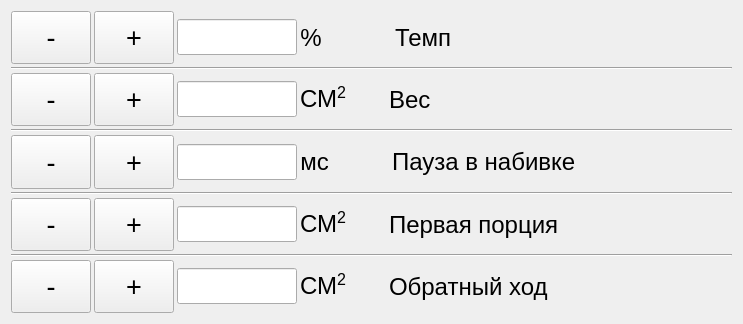
<?xml version="1.0" encoding="UTF-8"?>
<ui version="4.0">
 <class>PortionFrame</class>
 <widget class="QWidget" name="PortionFrame">
  <property name="geometry">
   <rect>
    <x>0</x>
    <y>0</y>
    <width>743</width>
    <height>324</height>
   </rect>
  </property>
  <property name="windowTitle">
   <string>Form</string>
  </property>
  <layout class="QVBoxLayout" name="verticalLayout_2">
   <item>
    <layout class="QVBoxLayout" name="verticalLayout">
     <property name="spacing">
      <number>3</number>
     </property>
     <item>
      <layout class="QHBoxLayout" name="horizontalLayout">
       <item>
        <widget class="QPushButton" name="btnTempMinus">
         <property name="sizePolicy">
          <sizepolicy hsizetype="Minimum" vsizetype="Minimum">
           <horstretch>0</horstretch>
           <verstretch>0</verstretch>
          </sizepolicy>
         </property>
         <property name="font">
          <font>
           <pointsize>20</pointsize>
          </font>
         </property>
         <property name="text">
          <string>-</string>
         </property>
         <property name="autoRepeat">
          <bool>true</bool>
         </property>
         <property name="autoRepeatDelay">
          <number>500</number>
         </property>
        </widget>
       </item>
       <item>
        <widget class="QPushButton" name="btnTempPlus">
         <property name="sizePolicy">
          <sizepolicy hsizetype="Minimum" vsizetype="Minimum">
           <horstretch>0</horstretch>
           <verstretch>0</verstretch>
          </sizepolicy>
         </property>
         <property name="font">
          <font>
           <pointsize>20</pointsize>
          </font>
         </property>
         <property name="text">
          <string>+</string>
         </property>
         <property name="autoRepeat">
          <bool>true</bool>
         </property>
         <property name="autoRepeatDelay">
          <number>500</number>
         </property>
        </widget>
       </item>
       <item>
        <widget class="QClickableLineEdit" name="txtTemp">
         <property name="sizePolicy">
          <sizepolicy hsizetype="Fixed" vsizetype="Fixed">
           <horstretch>1</horstretch>
           <verstretch>0</verstretch>
          </sizepolicy>
         </property>
         <property name="maximumSize">
          <size>
           <width>120</width>
           <height>16777215</height>
          </size>
         </property>
         <property name="font">
          <font>
           <pointsize>18</pointsize>
          </font>
         </property>
        </widget>
       </item>
       <item>
        <widget class="QLabel" name="label">
         <property name="font">
          <font>
           <pointsize>18</pointsize>
          </font>
         </property>
         <property name="text">
          <string>%</string>
         </property>
         <property name="alignment">
          <set>Qt::AlignCenter</set>
         </property>
        </widget>
       </item>
       <item>
        <spacer name="horizontalSpacer_3">
         <property name="orientation">
          <enum>Qt::Horizontal</enum>
         </property>
         <property name="sizeType">
          <enum>QSizePolicy::Fixed</enum>
         </property>
         <property name="sizeHint" stdset="0">
          <size>
           <width>70</width>
           <height>20</height>
          </size>
         </property>
        </spacer>
       </item>
       <item>
        <widget class="QLabel" name="label_2">
         <property name="font">
          <font>
           <pointsize>18</pointsize>
          </font>
         </property>
         <property name="text">
          <string>Темп</string>
         </property>
        </widget>
       </item>
       <item>
        <spacer name="horizontalSpacer">
         <property name="orientation">
          <enum>Qt::Horizontal</enum>
         </property>
         <property name="sizeHint" stdset="0">
          <size>
           <width>40</width>
           <height>20</height>
          </size>
         </property>
        </spacer>
       </item>
      </layout>
     </item>
     <item>
      <widget class="Line" name="line">
       <property name="orientation">
        <enum>Qt::Horizontal</enum>
       </property>
      </widget>
     </item>
     <item>
      <layout class="QHBoxLayout" name="horizontalLayout_2">
       <item>
        <widget class="QPushButton" name="btnMassMinus">
         <property name="sizePolicy">
          <sizepolicy hsizetype="Minimum" vsizetype="Minimum">
           <horstretch>0</horstretch>
           <verstretch>0</verstretch>
          </sizepolicy>
         </property>
         <property name="font">
          <font>
           <pointsize>20</pointsize>
          </font>
         </property>
         <property name="text">
          <string>-</string>
         </property>
         <property name="autoRepeat">
          <bool>true</bool>
         </property>
         <property name="autoRepeatDelay">
          <number>500</number>
         </property>
        </widget>
       </item>
       <item>
        <widget class="QPushButton" name="btnMassPlus">
         <property name="sizePolicy">
          <sizepolicy hsizetype="Minimum" vsizetype="Minimum">
           <horstretch>0</horstretch>
           <verstretch>0</verstretch>
          </sizepolicy>
         </property>
         <property name="font">
          <font>
           <pointsize>20</pointsize>
          </font>
         </property>
         <property name="text">
          <string>+</string>
         </property>
         <property name="autoRepeat">
          <bool>true</bool>
         </property>
         <property name="autoRepeatDelay">
          <number>500</number>
         </property>
        </widget>
       </item>
       <item>
        <widget class="QClickableLineEdit" name="txtMass">
         <property name="sizePolicy">
          <sizepolicy hsizetype="Fixed" vsizetype="Fixed">
           <horstretch>0</horstretch>
           <verstretch>0</verstretch>
          </sizepolicy>
         </property>
         <property name="maximumSize">
          <size>
           <width>120</width>
           <height>16777215</height>
          </size>
         </property>
         <property name="font">
          <font>
           <pointsize>18</pointsize>
          </font>
         </property>
        </widget>
       </item>
       <item>
        <widget class="QLabel" name="label_3">
         <property name="font">
          <font>
           <pointsize>18</pointsize>
          </font>
         </property>
         <property name="text">
          <string>СМ&lt;sup&gt;2&lt;/sup&gt;</string>
         </property>
         <property name="alignment">
          <set>Qt::AlignCenter</set>
         </property>
        </widget>
       </item>
       <item>
        <spacer name="horizontalSpacer_4">
         <property name="orientation">
          <enum>Qt::Horizontal</enum>
         </property>
         <property name="sizeType">
          <enum>QSizePolicy::Fixed</enum>
         </property>
         <property name="sizeHint" stdset="0">
          <size>
           <width>40</width>
           <height>20</height>
          </size>
         </property>
        </spacer>
       </item>
       <item>
        <widget class="QLabel" name="label_4">
         <property name="font">
          <font>
           <pointsize>18</pointsize>
          </font>
         </property>
         <property name="text">
          <string>Вес</string>
         </property>
        </widget>
       </item>
       <item>
        <spacer name="horizontalSpacer_2">
         <property name="orientation">
          <enum>Qt::Horizontal</enum>
         </property>
         <property name="sizeHint" stdset="0">
          <size>
           <width>40</width>
           <height>20</height>
          </size>
         </property>
        </spacer>
       </item>
      </layout>
     </item>
     <item>
      <widget class="Line" name="line_2">
       <property name="orientation">
        <enum>Qt::Horizontal</enum>
       </property>
      </widget>
     </item>
     <item>
      <layout class="QHBoxLayout" name="horizontalLayout_3">
       <item>
        <widget class="QPushButton" name="btnPauseMinus">
         <property name="sizePolicy">
          <sizepolicy hsizetype="Minimum" vsizetype="Minimum">
           <horstretch>0</horstretch>
           <verstretch>0</verstretch>
          </sizepolicy>
         </property>
         <property name="font">
          <font>
           <pointsize>20</pointsize>
          </font>
         </property>
         <property name="text">
          <string>-</string>
         </property>
         <property name="autoRepeat">
          <bool>true</bool>
         </property>
         <property name="autoRepeatDelay">
          <number>500</number>
         </property>
        </widget>
       </item>
       <item>
        <widget class="QPushButton" name="btnPausePlus">
         <property name="sizePolicy">
          <sizepolicy hsizetype="Minimum" vsizetype="Minimum">
           <horstretch>0</horstretch>
           <verstretch>0</verstretch>
          </sizepolicy>
         </property>
         <property name="font">
          <font>
           <pointsize>20</pointsize>
          </font>
         </property>
         <property name="text">
          <string>+</string>
         </property>
         <property name="autoRepeat">
          <bool>true</bool>
         </property>
         <property name="autoRepeatDelay">
          <number>500</number>
         </property>
        </widget>
       </item>
       <item>
        <widget class="QClickableLineEdit" name="txtPause">
         <property name="sizePolicy">
          <sizepolicy hsizetype="Fixed" vsizetype="Fixed">
           <horstretch>0</horstretch>
           <verstretch>0</verstretch>
          </sizepolicy>
         </property>
         <property name="maximumSize">
          <size>
           <width>120</width>
           <height>16777215</height>
          </size>
         </property>
         <property name="font">
          <font>
           <pointsize>18</pointsize>
          </font>
         </property>
        </widget>
       </item>
       <item>
        <widget class="QLabel" name="label_5">
         <property name="font">
          <font>
           <pointsize>18</pointsize>
          </font>
         </property>
         <property name="text">
          <string>мс</string>
         </property>
         <property name="alignment">
          <set>Qt::AlignCenter</set>
         </property>
        </widget>
       </item>
       <item>
        <spacer name="horizontalSpacer_5">
         <property name="orientation">
          <enum>Qt::Horizontal</enum>
         </property>
         <property name="sizeType">
          <enum>QSizePolicy::Fixed</enum>
         </property>
         <property name="sizeHint" stdset="0">
          <size>
           <width>60</width>
           <height>20</height>
          </size>
         </property>
        </spacer>
       </item>
       <item>
        <widget class="QLabel" name="label_6">
         <property name="font">
          <font>
           <pointsize>18</pointsize>
          </font>
         </property>
         <property name="text">
          <string>Пауза в набивке</string>
         </property>
        </widget>
       </item>
       <item>
        <spacer name="horizontalSpacer_6">
         <property name="orientation">
          <enum>Qt::Horizontal</enum>
         </property>
         <property name="sizeHint" stdset="0">
          <size>
           <width>40</width>
           <height>20</height>
          </size>
         </property>
        </spacer>
       </item>
      </layout>
     </item>
     <item>
      <widget class="Line" name="line_4">
       <property name="orientation">
        <enum>Qt::Horizontal</enum>
       </property>
      </widget>
     </item>
     <item>
      <layout class="QHBoxLayout" name="horizontalLayout_5">
       <item>
        <widget class="QPushButton" name="btnFirstPortionMinus">
         <property name="sizePolicy">
          <sizepolicy hsizetype="Minimum" vsizetype="Minimum">
           <horstretch>0</horstretch>
           <verstretch>0</verstretch>
          </sizepolicy>
         </property>
         <property name="font">
          <font>
           <pointsize>20</pointsize>
          </font>
         </property>
         <property name="text">
          <string>-</string>
         </property>
         <property name="autoRepeat">
          <bool>true</bool>
         </property>
         <property name="autoRepeatDelay">
          <number>500</number>
         </property>
        </widget>
       </item>
       <item>
        <widget class="QPushButton" name="btnFirstPortionPlus">
         <property name="sizePolicy">
          <sizepolicy hsizetype="Minimum" vsizetype="Minimum">
           <horstretch>0</horstretch>
           <verstretch>0</verstretch>
          </sizepolicy>
         </property>
         <property name="font">
          <font>
           <pointsize>20</pointsize>
          </font>
         </property>
         <property name="text">
          <string>+</string>
         </property>
         <property name="autoRepeat">
          <bool>true</bool>
         </property>
         <property name="autoRepeatDelay">
          <number>500</number>
         </property>
        </widget>
       </item>
       <item>
        <widget class="QClickableLineEdit" name="txtFirstPortion">
         <property name="sizePolicy">
          <sizepolicy hsizetype="Fixed" vsizetype="Fixed">
           <horstretch>0</horstretch>
           <verstretch>0</verstretch>
          </sizepolicy>
         </property>
         <property name="maximumSize">
          <size>
           <width>120</width>
           <height>16777215</height>
          </size>
         </property>
         <property name="font">
          <font>
           <pointsize>18</pointsize>
          </font>
         </property>
        </widget>
       </item>
       <item>
        <widget class="QLabel" name="label_9">
         <property name="font">
          <font>
           <pointsize>18</pointsize>
          </font>
         </property>
         <property name="text">
          <string>СМ&lt;sup&gt;2&lt;/sup&gt;</string>
         </property>
         <property name="alignment">
          <set>Qt::AlignCenter</set>
         </property>
        </widget>
       </item>
       <item>
        <spacer name="horizontalSpacer_9">
         <property name="orientation">
          <enum>Qt::Horizontal</enum>
         </property>
         <property name="sizeType">
          <enum>QSizePolicy::Fixed</enum>
         </property>
         <property name="sizeHint" stdset="0">
          <size>
           <width>40</width>
           <height>20</height>
          </size>
         </property>
        </spacer>
       </item>
       <item>
        <widget class="QLabel" name="label_10">
         <property name="font">
          <font>
           <pointsize>18</pointsize>
          </font>
         </property>
         <property name="text">
          <string>Первая порция</string>
         </property>
        </widget>
       </item>
       <item>
        <spacer name="horizontalSpacer_10">
         <property name="orientation">
          <enum>Qt::Horizontal</enum>
         </property>
         <property name="sizeHint" stdset="0">
          <size>
           <width>40</width>
           <height>20</height>
          </size>
         </property>
        </spacer>
       </item>
      </layout>
     </item>
     <item>
      <widget class="Line" name="line_5">
       <property name="orientation">
        <enum>Qt::Horizontal</enum>
       </property>
      </widget>
     </item>
     <item>
      <layout class="QHBoxLayout" name="horizontalLayout_6">
       <item>
        <widget class="QPushButton" name="btnReverseMinus">
         <property name="sizePolicy">
          <sizepolicy hsizetype="Minimum" vsizetype="Minimum">
           <horstretch>0</horstretch>
           <verstretch>0</verstretch>
          </sizepolicy>
         </property>
         <property name="font">
          <font>
           <pointsize>20</pointsize>
          </font>
         </property>
         <property name="text">
          <string>-</string>
         </property>
         <property name="autoRepeat">
          <bool>true</bool>
         </property>
         <property name="autoRepeatDelay">
          <number>500</number>
         </property>
        </widget>
       </item>
       <item>
        <widget class="QPushButton" name="btnReversePlus">
         <property name="sizePolicy">
          <sizepolicy hsizetype="Minimum" vsizetype="Minimum">
           <horstretch>0</horstretch>
           <verstretch>0</verstretch>
          </sizepolicy>
         </property>
         <property name="font">
          <font>
           <pointsize>20</pointsize>
          </font>
         </property>
         <property name="text">
          <string>+</string>
         </property>
         <property name="autoRepeat">
          <bool>true</bool>
         </property>
         <property name="autoRepeatDelay">
          <number>500</number>
         </property>
        </widget>
       </item>
       <item>
        <widget class="QClickableLineEdit" name="txtReverse">
         <property name="sizePolicy">
          <sizepolicy hsizetype="Fixed" vsizetype="Fixed">
           <horstretch>0</horstretch>
           <verstretch>0</verstretch>
          </sizepolicy>
         </property>
         <property name="maximumSize">
          <size>
           <width>120</width>
           <height>16777215</height>
          </size>
         </property>
         <property name="font">
          <font>
           <pointsize>18</pointsize>
          </font>
         </property>
        </widget>
       </item>
       <item>
        <widget class="QLabel" name="label_11">
         <property name="font">
          <font>
           <pointsize>18</pointsize>
          </font>
         </property>
         <property name="text">
          <string>СМ&lt;sup&gt;2&lt;/sup&gt;</string>
         </property>
         <property name="alignment">
          <set>Qt::AlignCenter</set>
         </property>
        </widget>
       </item>
       <item>
        <spacer name="horizontalSpacer_11">
         <property name="orientation">
          <enum>Qt::Horizontal</enum>
         </property>
         <property name="sizeType">
          <enum>QSizePolicy::Fixed</enum>
         </property>
         <property name="sizeHint" stdset="0">
          <size>
           <width>40</width>
           <height>20</height>
          </size>
         </property>
        </spacer>
       </item>
       <item>
        <widget class="QLabel" name="label_12">
         <property name="font">
          <font>
           <pointsize>18</pointsize>
          </font>
         </property>
         <property name="text">
          <string>Обратный ход</string>
         </property>
        </widget>
       </item>
       <item>
        <spacer name="horizontalSpacer_12">
         <property name="orientation">
          <enum>Qt::Horizontal</enum>
         </property>
         <property name="sizeHint" stdset="0">
          <size>
           <width>40</width>
           <height>20</height>
          </size>
         </property>
        </spacer>
       </item>
      </layout>
     </item>
    </layout>
   </item>
  </layout>
 </widget>
 <customwidgets>
  <customwidget>
   <class>QClickableLineEdit</class>
   <extends>QLineEdit</extends>
   <header location="global">widgets/qclickablelineedit.h</header>
  </customwidget>
 </customwidgets>
 <resources/>
 <connections/>
</ui>
